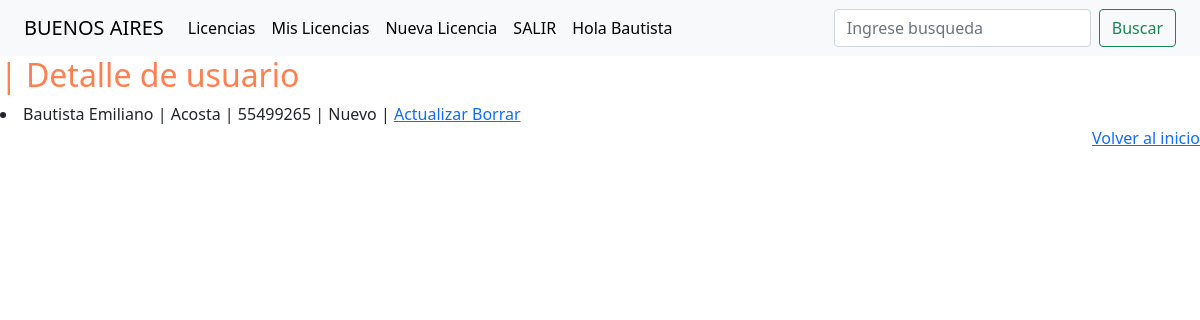
Page /licencia/detalle/3 (signed in) on the committed database.
### Licencia/models.py (models this page shows, shortened)
class Licencias(models.Model):                                                                           # Heredamos propiedades del model
    nombre = models.CharField(max_length=100)
    apellido =  models.CharField(max_length=100)
    documento =  models.CharField(max_length=100)
    motivo =  models.CharField(max_length=100, choices=MOTIVO, default= MOTIVO_NUEVO)
    foto = models.ImageField(null=True, blank=True , upload_to='mi_licencia')
    id_usuario = models.ForeignKey(to=User, on_delete=models.CASCADE, related_name='id_usuario')

### Licencia/views.py (the view)
# urls.py: path('licencia/detalle/<pk>', LicenciasDetail.as_view(), name='licencia-detalle'),
class LicenciasDetail(LoginRequiredMixin, DetailView):
    model = Licencias
    context_object_name = 'usuario'

### Licencia/templates/Licencia/licencias_detail.html
{% extends 'Licencia/indice.html' %}
{% load static %}
{% block central %}
    <h2 style="color: coral;">| Detalle de usuario  </h2>
    <div>
        <li>
        {{usuario.nombre}}  |  {{usuario.apellido}}  |  {{usuario.documento}}  |  {{usuario.motivo}}  |
        <a href="{% url 'licencia-actualizar' usuario.id %}">Actualizar </a>
        <a href="{% url 'licencia-borrar' usuario.id %}">Borrar</a>
        </li>
    </div>
{% endblock %}

### Licencia/templates/Licencia/indice.html (shortened to what this page needs)
<!DOCTYPE html>
<html lang="en">
    {% load static %}
<head>
    <link href="https://cdn.jsdelivr.net/npm/bootstrap@5.3.0-alpha3/dist/css/bootstrap.min.css" rel="stylesheet">
    <link href="https://cdn.jsdelivr.net/npm/bootstrap@5.0.0-beta1/dist/css/bootstrap.min.css" rel="stylesheet">
    <nav class="navbar navbar-expand-lg bg-body-tertiary" >
        <div class="container-fluid">
            <a class="navbar-brand" href="{% url 'indice' %}">BUENOS AIRES </a>
          <div class="collapse navbar-collapse" id="navbarSupportedContent">
                <ul class="navbar-nav me-auto mb-2 mb-lg-0">
                    {% if user.is_authenticated %}
                        <li class="nav-item">
                            <a class="nav-link active" aria-current="page" href="{% url 'licencia-lista' %}">Licencias</a>
                        </li>
                        <li class="nav-item">
                            <a class="nav-link active" aria-current="page" href="{% url 'licencia-mine' %}">Mis Licencias</a>
                        </li>
                        <li class="nav-item">
                            <a class="nav-link active" href='{% url 'licencia-crear' %}'>Nueva Licencia</a>
                        </li>
                        <li class="nav-item">
                            <a class="nav-link active" href='{% url 'logout' %}'>SALIR</a>
                        </li>
                        <li class="nav-item">
                            <a class="nav-link active" href='{% url 'indice' %}'>Hola {{user.username}}</a>
                        </li>
                    {% endif %}
                </ul>
                {% if user.is_authenticated %}
                    <form action="{% url 'licencia-buscar' %}" class="d-flex" role="search">
                        <input class="form-control me-2" name="criterio"  type="search" placeholder="Ingrese busqueda" aria-label="Search">
                        <button class="btn btn-outline-success" type="submit">Buscar</button>
                    </form>
                {% endif %}
            </div>
        </div>
    </nav>
</head>
</html>
<body>
    {% block central %}{% endblock %}
    <footer>
        <div style="text-align: right;" >
            <a href="{% url 'indice' %}">Volver al inicio</a>
        </div>
    </footer>
</body>
</html>

### rows in the picture
Licencias: nombre "Bautista Emiliano", apellido "Acosta", documento "55499265", motivo "Nuevo"

### other values in the picture
{{ user.username }} "Bautista"
